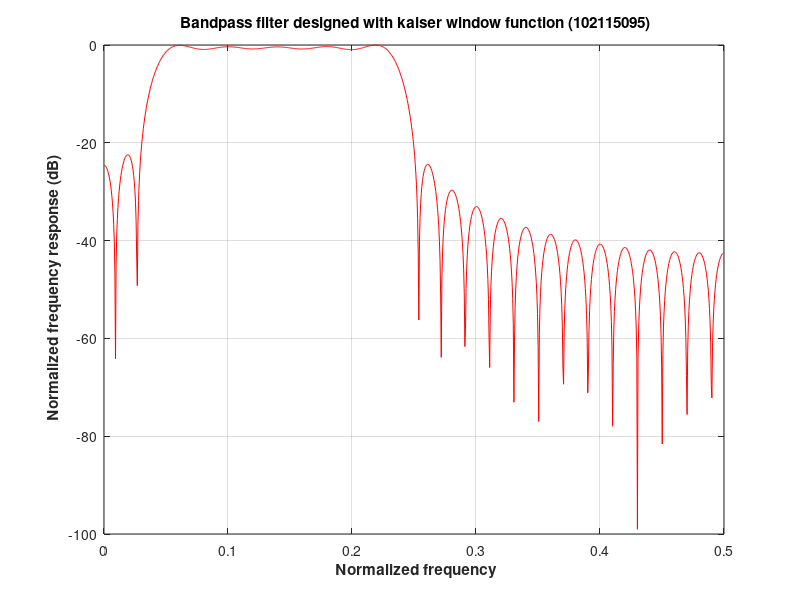

Write the MATLAB code that produced this figure.
clc
clear all
wp1=0.1*pi;
wp2=0.6*pi;
ws1=0.06*pi;
ws2=0.36*pi;
wc1=(ws1+wp1)/2;
wc2=(ws2+wp2)/2;

m=49;
n=linspace(0,m-1,m);
hd1=sin(wc2.*((n-(m-1)/2)))./((pi.*(n-((m-1)/2))));
hd1(1,((m-1)/2)+1)=(wc2/pi);
hd2=sin(wc1.*((n-(m-1)/2)))./((pi.*(n-((m-1)/2))));
hd2(1,((m-1)/2)+1)=(wc1/pi);
h = hd1-hd2;

beta=1;
wi = kaiser(m,beta);
wii=[];
for i=1:length(wi)
    wii(1,i) = wi(i,1);
end
h = h.*wii;

[H,w] = freqz(h,1,1024);
wn=w./(2*pi);
hn=abs(H)./max(abs(H));
hn1 = 20*log10(hn);
plot(wn,hn1,'r')
grid
xlabel('\bf Normalized frequency')
ylabel('\bf Normalized frequency response (dB)')
title('\bf Bandpass filter designed with kaiser window function (102115095)')